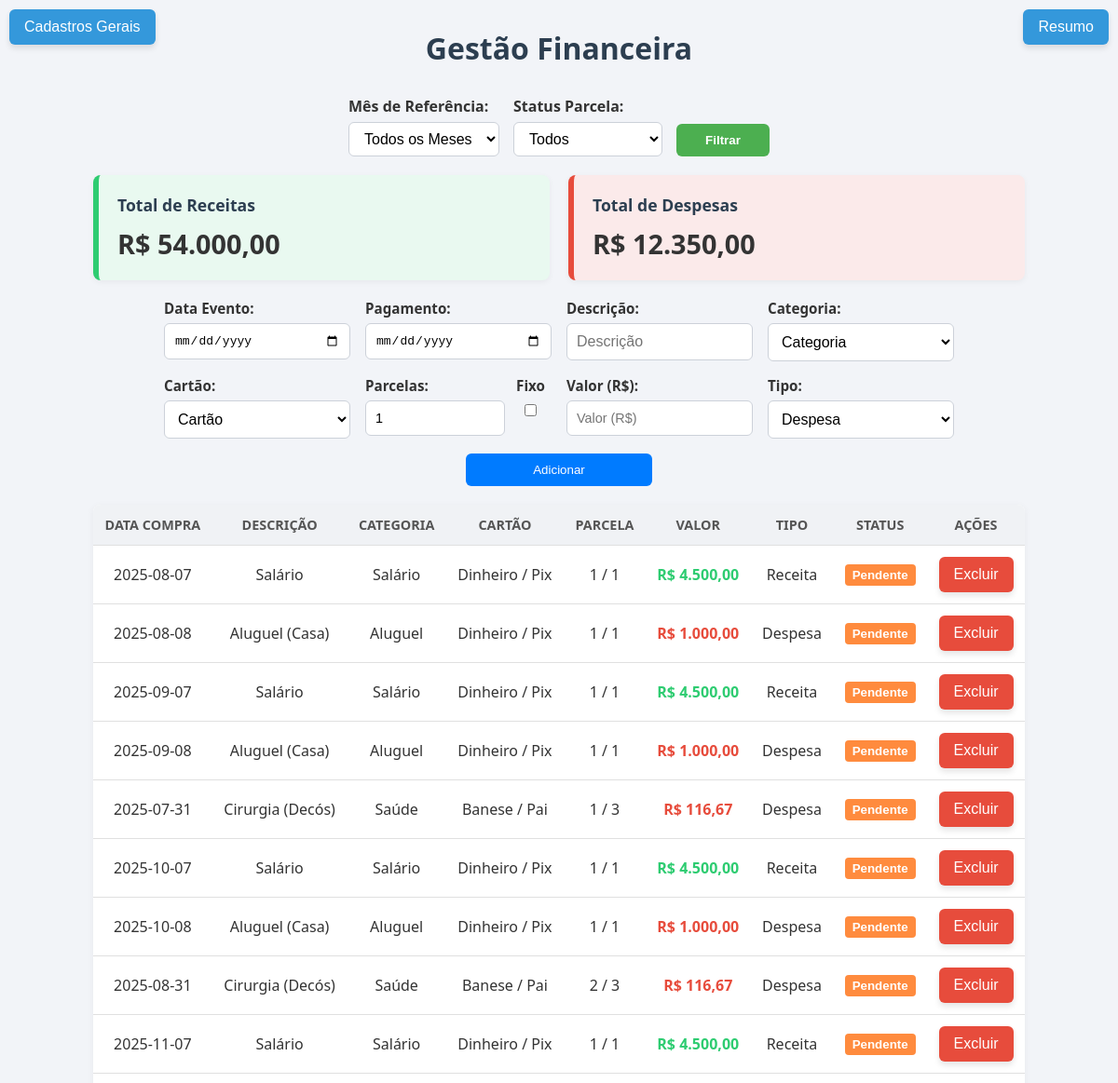
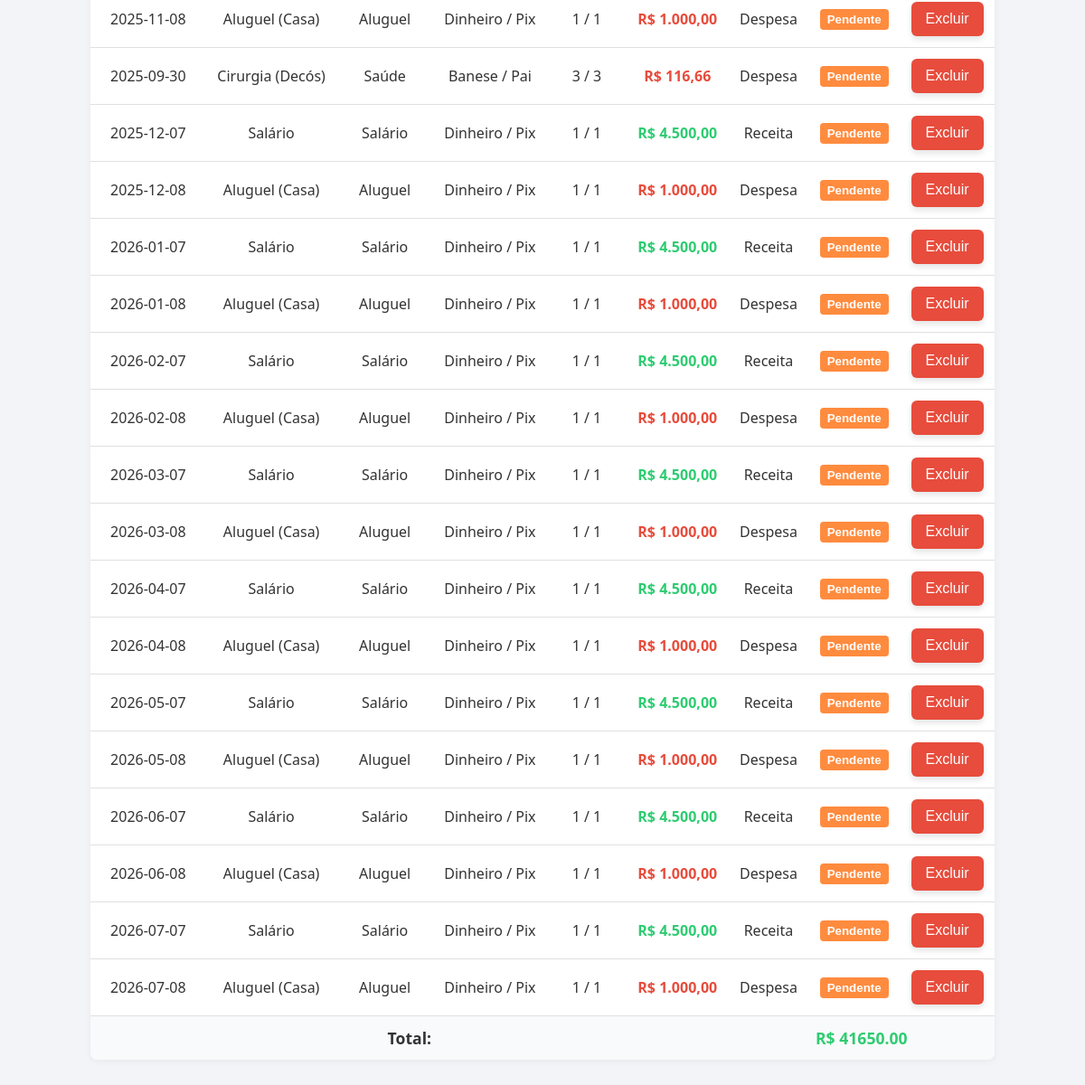
The page /index (signed in) on the database as committed earlier (2 pictures, top to bottom).
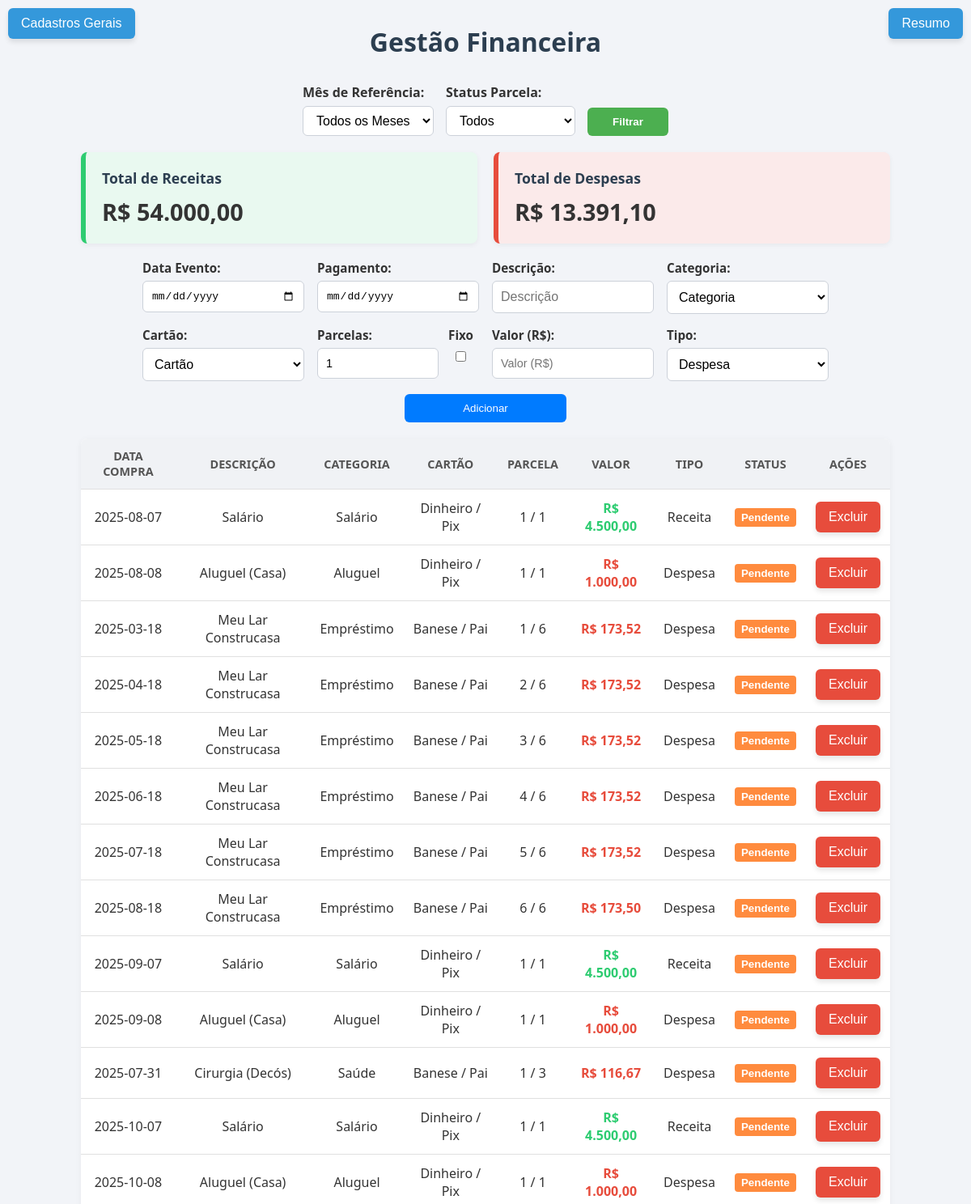
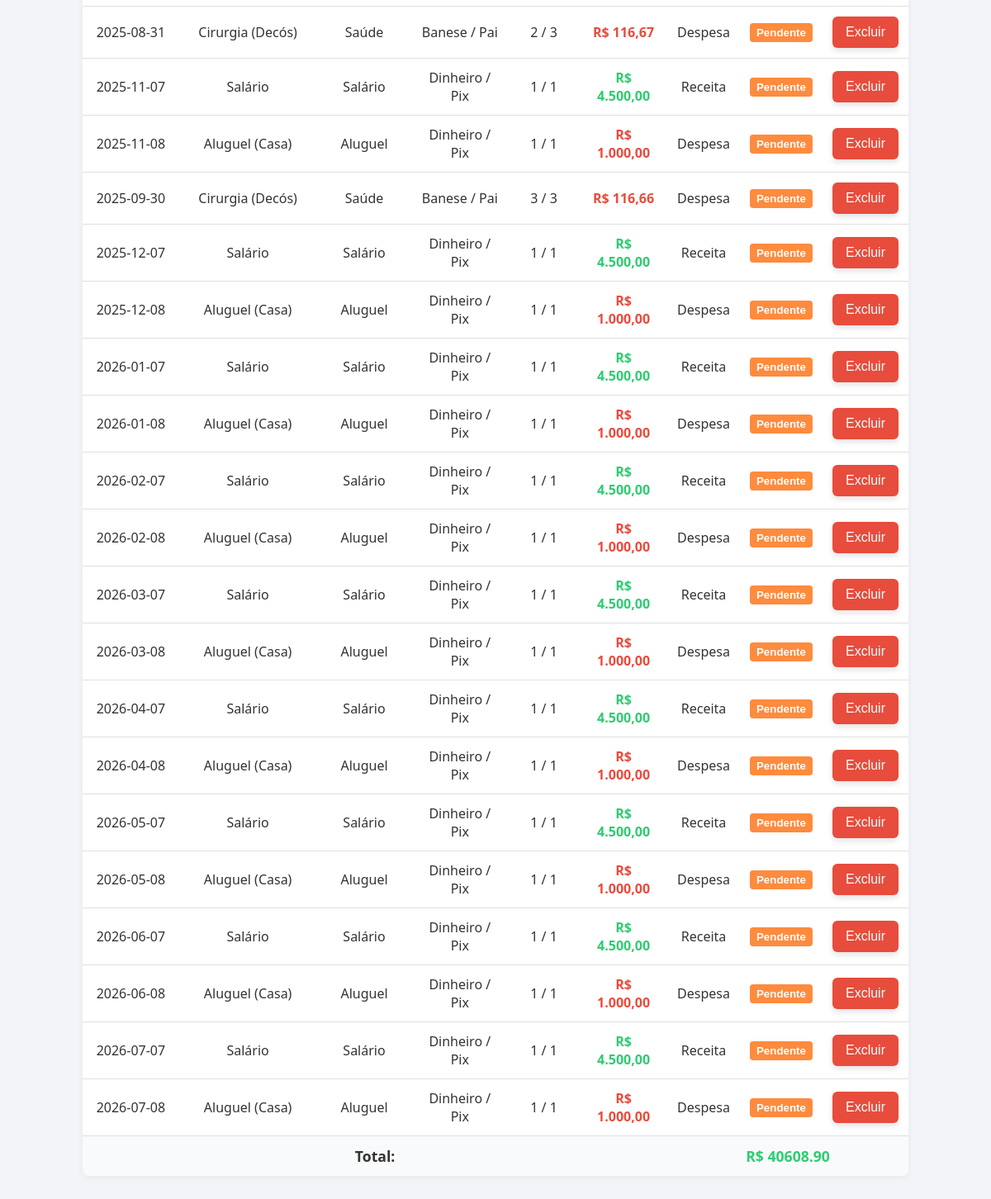
The same page on the database as committed later (2 pictures, top to bottom).
### tables this page shows
CREATE TABLE movimentacoes (
        id INTEGER PRIMARY KEY AUTOINCREMENT,
        data TEXT NOT NULL,
        descricao TEXT,
        categoria TEXT,
        cartao TEXT,
        valor REAL,
        tipo TEXT
    , parcelas INTEGER DEFAULT 1, parcela_numero INTEGER DEFAULT 1, paga INTEGER DEFAULT 0, data_pagamento TEXT, usuario_id INTEGER REFERENCES usuarios(id));

CREATE TABLE cartoes (
        id INTEGER PRIMARY KEY AUTOINCREMENT,
        nome TEXT NOT NULL,
        bandeira TEXT
    );

### app.py (the view, shortened to what this page needs)
@app.route('/index', methods=['GET', 'POST'])
def index():
    if 'usuario' not in session:
        return redirect(url_for('login'))
    filtro_mes = request.args.get('mes')
    filtro_pago = request.args.get('pago')
    edit_id = request.args.get('edit_id')
    conn = get_db_connection()
    cursor = conn.cursor()
    cursor.execute("SELECT id FROM usuarios WHERE username = ?", (session['usuario'],))
    usuario_id = cursor.fetchone()['id']
    movimentacao_edit = None
    if edit_id:
        cursor.execute("SELECT * FROM movimentacoes WHERE id = ? AND usuario_id = ?", (edit_id, usuario_id))
        movimentacao_edit = cursor.fetchone()
    query = "SELECT * FROM movimentacoes WHERE usuario_id = ?"
    params = [usuario_id]
    if filtro_mes:
        query += " AND strftime('%Y-%m', data_pagamento) = ?"
        params.append(filtro_mes)
    if filtro_pago == 'sim':
        query += " AND paga = 1"
    elif filtro_pago == 'nao':
        query += " AND paga = 0"
    query += " ORDER BY data_pagamento"
    cursor.execute(query, params)
    movimentacoes = cursor.fetchall()
    cursor.execute('SELECT id, nome, descricao FROM categorias ORDER BY descricao')
    categorias = cursor.fetchall()
    cursor.execute('SELECT id, nome, bandeira FROM cartoes ORDER BY nome')
    cartoes = cursor.fetchall()
    cartoes_dict = {c['id']: {'nome': c['nome'], 'bandeira': c['bandeira']} for c in cartoes}
    movimentacoes_formatadas = []
    for m in movimentacoes:
        try:
            cartao_id = int(m['cartao']) if m['cartao'] is not None else None
            cartao_info = cartoes_dict.get(cartao_id)
        except (ValueError, KeyError, TypeError):
            cartao_info = None
        movimentacoes_formatadas.append({
            'id': m['id'],
            'data': m['data'],
            'data_pagamento': m['data_pagamento'],
            'descricao': m['descricao'],
            'categoria': m['categoria'],
            'cartao': cartao_info,
            'valor': m['valor'],
            'tipo': m['tipo'],
            'parcelas': m['parcelas'] if 'parcelas' in m.keys() else 1,
            'parcela_numero': m['parcela_numero'] if 'parcela_numero' in m.keys() else 1,
            'paga': bool(m['paga']) if 'paga' in m.keys() else False
        })
    total = sum(m['valor'] if m['tipo'] == 'receita' else -m['valor'] for m in movimentacoes_formatadas)
    total_receitas = sum(m['valor'] for m in movimentacoes_formatadas if m['tipo'] == 'receita')
    total_despesas = sum(m['valor'] for m in movimentacoes_formatadas if m['tipo'] == 'despesa')
    conn.close()
    return render_template(
        'index.html',
        movimentacoes=movimentacoes_formatadas,
        categorias=categorias,
        cartoes=cartoes,
        total=total,
        total_receitas=total_receitas,
        total_despesas=total_despesas,
        filtro_mes=filtro_mes,
        filtro_pago=filtro_pago,
        usuario=session['usuario'],
        movimentacao_edit=movimentacao_edit
    )

### app.py (called while the page is built)
def get_db_connection():
    conn = sqlite3.connect('database.db')
    conn.row_factory = sqlite3.Row
    return conn

@app.template_filter('format_currency')
def format_currency(valor):
    return f"R$ {valor:,.2f}".replace(',', 'X').replace('.', ',').replace('X', '.')

### templates/index.html (shortened to what this page needs)
<!DOCTYPE html>
<html lang="pt-br">
<head>
    <link rel="stylesheet" href="{{ url_for('static', filename='style.css') }}">
</head>
<body>
    <h1>Gestão Financeira</h1>
    <div class="top-buttons">
        <a href="{{ url_for('cadastros') }}">
            <button class="btn-cadastros">Cadastros Gerais</button>
        </a>
        <a href="{{ url_for('resumo') }}">
            <button class="btn-resumo">Resumo</button>
        </a>
    </div>
    <form method="get" class="filtros-container">
        <div>
            <label for="mes">Mês de Referência:</label>
            <select name="mes" id="mes">
                <option value="" {% if not filtro_mes %}selected{% endif %}>Todos os Meses</option>
            </select>
        </div>
        <div>
            <label for="pago">Status Parcela:</label>
            <select name="pago" id="pago">
                <option value="" {% if not filtro_pago %}selected{% endif %}>Todos</option>
            </select>
        </div>
        <div>
            <button type="submit">Filtrar</button>
        </div>
    </form>
    <div class="caixas-totais">
        <div class="caixa receita">
            <h3>Total de Receitas</h3>
            <p>{{ total_receitas | format_currency }}</p>
        </div>
        <div class="caixa despesa">
            <h3>Total de Despesas</h3>
            <p>{{ total_despesas | format_currency }}</p>
        </div>
    </div>
    <form method="post" class="formulario">
        <div>
            <label for="data">Data Evento:</label>
            <input type="date" name="data" id="data">
        </div>
        <div>
            <label for="data_pagamento">Pagamento:</label>
            <input type="date" name="data_pagamento" id="data_pagamento"required>
        </div>
        <div>
            <label for="descricao">Descrição:</label>
            <input type="text" name="descricao" id="descricao" placeholder="Descrição" required>
        </div>
        <div>
            <label for="categoria">Categoria:</label>
            <select name="categoria" id="categoria" required>
                <option value="" disabled selected>Categoria</option>
            </select>
        </div>
        <div>
            <label for="cartao">Cartão:</label>
            <select name="cartao" id="cartao" required>
                <option value="" disabled selected>Cartão</option>
            </select>
        </div>
        <div style="display: flex; align-items: flex-start; gap: 1.5rem;">
        <div style="display: flex; flex-direction: column;">
            <label for="parcelas">Parcelas:</label>
            <input type="number" name="parcelas" id="parcelas" min="1" placeholder="Parcelas" value="1" required>
        </div>
        <div style="display: flex; align-items: center; margin-top: -88px; gap: 0.25rem;">
            <label for="fixa" style="margin: 8; margin-right: -155px;">Fixo</label>
            <input type="checkbox" id="fixa" name="fixa" value="1" style="margin-right: -155px;;">
        </div>
        </div>
        <div>
            <label for="valor">Valor (R$):</label>
            <input type="number" name="valor" id="valor" step="0.01" placeholder="Valor (R$)" required>
        </div>
        <div>
            <label for="tipo">Tipo:</label>
            <select name="tipo" id="tipo" required>
                <option value="despesa">Despesa</option>
            </select>
        </div>
        <div>
            <button type="submit" class="btn-incluir">Adicionar</button>
        </div>
    </form>
    <table>
        <thead>
            <tr>
                <th>Data Compra</th>
                <th>Descrição</th>
                <th>Categoria</th>
                <th>Cartão</th>
                <th>Parcela</th>
                <th>Valor</th>
                <th>Tipo</th>
                <th>Status</th>
                <th>Ações</th>
            </tr>
        </thead>
        <tbody>
            {% for m in movimentacoes %}
                <tr>
                    <td>{{ m.data }}</td>
                    <td>{{ m.descricao }}</td>
                    <td>{{ m.categoria }}</td>
                    <td>
                        {% if m.cartao %}
                            {{ m.cartao['bandeira'] }} / {{ m.cartao['nome'] }}
                        {% else %}
                            <em>Não vinculado</em>
                        {% endif %}
                    </td>
                    <td>{{ m.parcela_numero }} / {{ m.parcelas }}</td>
                    <td class="{{ 'positivo' if m.tipo == 'receita' else 'negativo' }}">
                        {{ m.valor | format_currency }}
                    </td>
                    <td>{{ m.tipo.capitalize() }}</td>
                    <td>
                        <form method="post" action="{{ url_for('index') }}" style="display:inline;">
                            <button type="submit" class="btn-status {{ 'paga' if m.paga else 'pendente' }}">
                                {{ 'Pago' if m.paga else 'Pendente' }}
                            </button>
                        </form>
                    </td>
                    <td>
                        <form method="post" style="display:inline;">
                            <button type="submit" name="excluir_movimentacao" class="btn-excluir">Excluir</button>
                        </form>
                    </td>
                </tr>
            {% endfor %}
        </tbody>
        <tfoot>
            <tr>
                <td colspan="6"><strong>Total:</strong></td>
                <td colspan="3">
                    <strong class="{{ 'positivo' if total >= 0 else 'negativo' }}">
                        R$ {{ '%.2f'|format(total) }}
                    </strong>
                </td>
            </tr>
        </tfoot>
    </table>
</body>
</html>

### static/style.css (style rules this page uses)
.btn-cadastros { position: fixed; top: 10px; left: 10px; padding: 10px 16px; background-color: #3498db; color: white; border: none; border-radius: 6px; cursor: pointer; font-size: 1em; box-shadow: 0 4px 6px rgba(0, 0, 0, 0.1); transition: background-color 0.3s ease; }
.btn-resumo { position: fixed; top: 10px; right: 10px; padding: 10px 16px; background-color: #3498db; color: white; border: none; border-radius: 6px; cursor: pointer; font-size: 1em; box-shadow: 0 4px 6px rgba(0, 0, 0, 0.1); transition: background-color 0.3s ease; }
.pendente { background-color: #ff8b3e; color: white; }
.caixas-totais { display: flex; justify-content: center; gap: 20px; margin: 20px auto; flex-wrap: wrap; max-width: 1000px; }
.caixa { flex: 1 1 300px; padding: 20px; border-radius: 8px; box-shadow: 0 2px 6px rgba(0, 0, 0, 0.05); background-color: #fff; border-left: 6px solid #ccc; transition: transform 0.2s ease; }
.caixa.receita { border-left-color: #2ecc71; background-color: #e9f9f0; }
.caixa.despesa { border-left-color: #e74c3c; background-color: #fbeaea; }
.caixa h3 { margin-bottom: 10px; font-size: 1.1em; color: #2c3e50; }
.caixa p { font-size: 1.8em; font-weight: bold; color: #333; margin: 0; word-break: break-word; }
.filtros-container { display: flex; gap: 15px; justify-content: center; align-items: flex-end; margin: 20px auto; max-width: 1000px; flex-wrap: wrap; }
.filtros-container > div { display: flex; flex-direction: column; align-items: flex-start; }
.filtros-container label { font-weight: 600; margin-bottom: 6px; color: #333; font-size: 1em; }
.filtros-container input[type="month"], .filtros-container select { padding: 8px 12px; font-size: 1em; border: 1px solid #ccd1d9; border-radius: 6px; background-color: #fff; transition: border-color 0.2s ease; min-width: 160px; box-sizing: border-box; }
.filtros-container button { padding: 10px 16px; background-color: #4CAF50; color: white; font-weight: 600; border: none; border-radius: 6px; cursor: pointer; transition: background-color 0.3s ease; min-width: 100px; box-sizing: border-box; margin-top: 26px; }
.formulario { display: flex; flex-wrap: wrap; gap: 16px; justify-content: center; max-width: 1000px; margin: 20px auto; }
.formulario div { display: flex; flex-direction: column; width: 200px; }
.formulario label { font-weight: 600; margin-bottom: 6px; color: #333; font-size: 0.95em; }
.formulario input, .formulario select { padding: 10px; font-size: 1em; border: 1px solid #ccd1d9; border-radius: 6px; background-color: #fff; transition: border-color 0.2s ease; }
.btn-incluir { background-color: #007bff; color: white; border: none; padding: 10px 16px; border-radius: 6px; cursor: pointer; transition: background-color 0.2s ease; }
table { width: 100%; max-width: 1000px; margin: 0 auto; border-collapse: collapse; background-color: #fff; border-radius: 8px; box-shadow: 0 2px 8px rgba(0,0,0,0.05); overflow: hidden; }
th { background-color: #f0f2f5; color: #555; padding: 12px; text-transform: uppercase; font-size: 0.9em; }
td { padding: 12px; text-align: center; border-top: 1px solid #e0e0e0; }
tfoot td { background-color: #f9fafb; font-weight: bold; font-size: 1.1em; }
.positivo { color: #2ecc71; font-weight: bold; }
.negativo { color: #e74c3c; font-weight: bold; }
.btn-status { padding: 4px 8px; cursor: pointer; border: none; border-radius: 4px; font-weight: bold; }
.btn-excluir { background-color: #e74c3c; color: white; border: none; padding: 10px 16px; border-radius: 6px; cursor: pointer; font-size: 1em; box-shadow: 0 4px 6px rgba(0, 0, 0, 0.1); transition: background-color 0.3s ease; }
input[name="valor"] { width: 100%; font-size: 0.9em; box-sizing: border-box; }
input[name="parcelas"] { width: 75%; font-size: 0.9em; box-sizing: border-box; }
* { box-sizing: border-box; margin: 0; padding: 0; }
body { font-family: 'Segoe UI', Tahoma, Geneva, Verdana, sans-serif; background-color: #f2f4f8; padding: 30px; color: #333; }
h1 { text-align: center; margin-bottom: 30px; color: #2c3e50; }

Rows that differ between the two databases and show on the page:
added movimentacoes: data "2025-03-18", descricao "Meu Lar Construcasa", categoria "Empréstimo", cartao.bandeira "Banese", cartao.nome "Pai", parcela_numero "1", parcelas "6", valor "R$ 173,52", tipo "Despesa", paga "Pendente"
added movimentacoes: data "2025-04-18", descricao "Meu Lar Construcasa", categoria "Empréstimo", cartao.bandeira "Banese", cartao.nome "Pai", parcela_numero "2", parcelas "6", valor "R$ 173,52", tipo "Despesa", paga "Pendente"
added movimentacoes: data "2025-05-18", descricao "Meu Lar Construcasa", categoria "Empréstimo", cartao.bandeira "Banese", cartao.nome "Pai", parcela_numero "3", parcelas "6", valor "R$ 173,52", tipo "Despesa", paga "Pendente"
added movimentacoes: data "2025-06-18", descricao "Meu Lar Construcasa", categoria "Empréstimo", cartao.bandeira "Banese", cartao.nome "Pai", parcela_numero "4", parcelas "6", valor "R$ 173,52", tipo "Despesa", paga "Pendente"
added movimentacoes: data "2025-07-18", descricao "Meu Lar Construcasa", categoria "Empréstimo", cartao.bandeira "Banese", cartao.nome "Pai", parcela_numero "5", parcelas "6", valor "R$ 173,52", tipo "Despesa", paga "Pendente"
added movimentacoes: data "2025-08-18", descricao "Meu Lar Construcasa", categoria "Empréstimo", cartao.bandeira "Banese", cartao.nome "Pai", parcela_numero "6", parcelas "6", valor "R$ 173,50", tipo "Despesa", paga "Pendente"
Other text that changed with them:
{{ total_despesas | format_currency }}: "R$ 12.350,00" → "R$ 13.391,10"
{{ '%.2f'|format(total) }}: "41650.00" → "40608.90"
